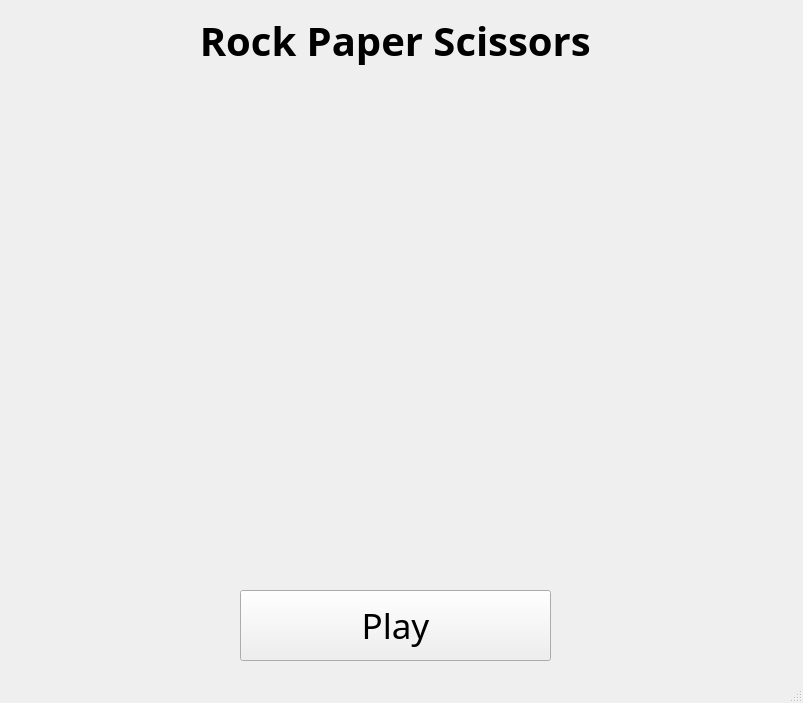
<?xml version="1.0" encoding="UTF-8"?>
<ui version="4.0">
 <class>MainWindow</class>
 <widget class="QMainWindow" name="MainWindow">
  <property name="geometry">
   <rect>
    <x>0</x>
    <y>0</y>
    <width>803</width>
    <height>703</height>
   </rect>
  </property>
  <property name="sizePolicy">
   <sizepolicy hsizetype="Fixed" vsizetype="Fixed">
    <horstretch>0</horstretch>
    <verstretch>0</verstretch>
   </sizepolicy>
  </property>
  <property name="minimumSize">
   <size>
    <width>803</width>
    <height>703</height>
   </size>
  </property>
  <property name="maximumSize">
   <size>
    <width>803</width>
    <height>703</height>
   </size>
  </property>
  <property name="font">
   <font>
    <pointsize>7</pointsize>
   </font>
  </property>
  <property name="windowTitle">
   <string>MainWindow</string>
  </property>
  <widget class="QWidget" name="centralwidget">
   <widget class="QLabel" name="label">
    <property name="geometry">
     <rect>
      <x>10</x>
      <y>10</y>
      <width>781</width>
      <height>61</height>
     </rect>
    </property>
    <property name="font">
     <font>
      <family>Pristina</family>
      <pointsize>30</pointsize>
      <weight>75</weight>
      <bold>true</bold>
     </font>
    </property>
    <property name="text">
     <string>Rock Paper Scissors </string>
    </property>
    <property name="textFormat">
     <enum>Qt::PlainText</enum>
    </property>
    <property name="alignment">
     <set>Qt::AlignCenter</set>
    </property>
   </widget>
   <widget class="QLabel" name="label_2">
    <property name="geometry">
     <rect>
      <x>-10</x>
      <y>70</y>
      <width>811</width>
      <height>501</height>
     </rect>
    </property>
    <property name="sizePolicy">
     <sizepolicy hsizetype="Fixed" vsizetype="Fixed">
      <horstretch>0</horstretch>
      <verstretch>0</verstretch>
     </sizepolicy>
    </property>
    <property name="cursor">
     <cursorShape>ArrowCursor</cursorShape>
    </property>
    <property name="text">
     <string/>
    </property>
    <property name="pixmap">
     <pixmap>img/w2.png</pixmap>
    </property>
    <property name="scaledContents">
     <bool>true</bool>
    </property>
   </widget>
   <widget class="QPushButton" name="play">
    <property name="geometry">
     <rect>
      <x>240</x>
      <y>590</y>
      <width>311</width>
      <height>71</height>
     </rect>
    </property>
    <property name="font">
     <font>
      <family>Lucida Calligraphy</family>
      <pointsize>26</pointsize>
     </font>
    </property>
    <property name="text">
     <string>Play</string>
    </property>
   </widget>
  </widget>
  <widget class="QMenuBar" name="menubar">
   <property name="geometry">
    <rect>
     <x>0</x>
     <y>0</y>
     <width>803</width>
     <height>21</height>
    </rect>
   </property>
  </widget>
  <widget class="QStatusBar" name="statusbar"/>
 </widget>
 <resources/>
 <connections/>
</ui>
